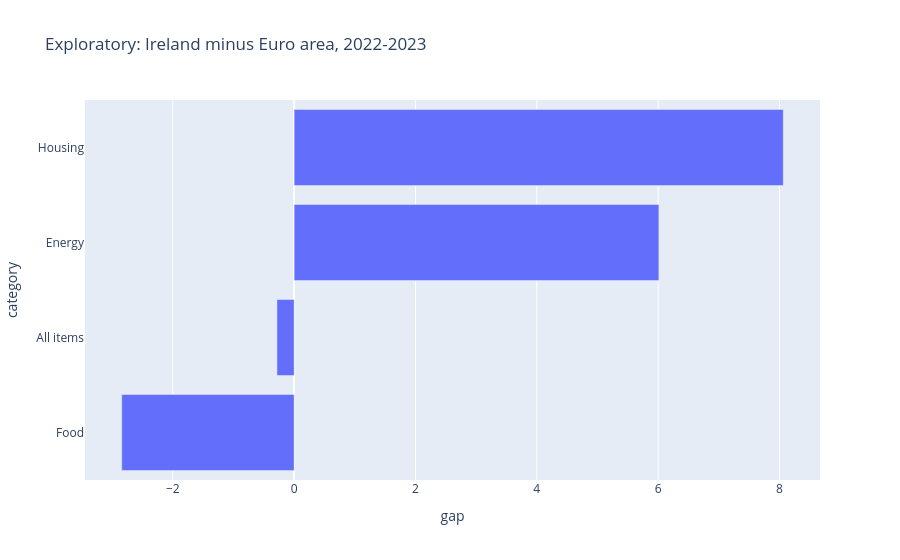

Write notebook code for a chart like this one.
### Markdown cell above
### 2.3 Exploratory chart 2 - Ireland vs Euro area by category

### Code cell
# Source: pandas group by, https://pandas.pydata.org/docs/user_guide/groupby.html
# and plotly horizontal bar charts, https://plotly.com/python/horizontal-bar-charts/

# keep only the crisis years, 2022 and 2023
crisis = clean_data[clean_data["month"].dt.year.isin([2022, 2023])]

# Average rate for each category and place
average = crisis.groupby(["category", "geo"])["value"].mean().unstack()

# Ireland minus Euro area: above 0 means prices rose faster in Ireland
gap = (average["Ireland"] - average["Euro area"]).reset_index(name="gap")
gap = gap.sort_values("gap")

chart2 = px.bar(gap, x="gap", y="category", orientation="h",
                title="Exploratory: Ireland minus Euro area, 2022-2023")
chart2.show()

### Figure 1 — Plotly figure (JSON) as saved in the notebook; plotly's stock layout.template omitted (floating-point values rounded to 4 significant figures)
{"data": [{"hovertemplate": "gap=%{x}<br>category=%{y}<extra></extra>", "legendgroup": "", "marker": {"color": "#636efa", "pattern": {"shape": ""}}, "name": "", "orientation": "h", "showlegend": false, "textposition": "auto", "type": "bar", "x": [-2.842, -0.2833, 6.013, 8.062], "xaxis": "x", "y": ["Food", "All items", "Energy", "Housing"], "yaxis": "y"}], "layout": {"barmode": "relative", "legend": {"tracegroupgap": 0}, "title": {"text": "Exploratory: Ireland minus Euro area, 2022-2023"}, "xaxis": {"anchor": "y", "domain": [0, 1], "title": {"text": "gap"}}, "yaxis": {"anchor": "x", "domain": [0, 1], "title": {"text": "category"}}}}
